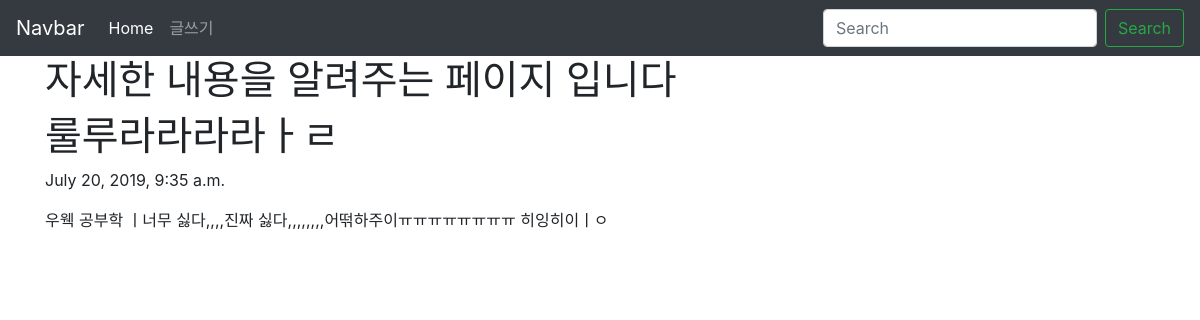
Page /blog/2 on the committed database.
### blog/models.py (models this page shows, shortened)
class Blog(models.Model):
    title=models.CharField(max_length=200)
    pub_date = models.DateTimeField('date published')
    body = models.TextField()

### blog/views.py (the view)
# urls.py: path('blog/<int:blog_id>',blog.views.detail,name="detail"),
def detail(request, blog_id):
    details = get_object_or_404(Blog, pk=blog_id)
    return render(request, 'detail.html',{'details':details})

### blog/templates/detail.html (shortened to what this page needs)
<head>
    <link rel="stylesheet" href="https://stackpath.bootstrapcdn.com/bootstrap/4.3.1/css/bootstrap.min.css"
>
</head>
<body>
    <nav class="navbar navbar-expand-lg navbar-dark bg-dark">
        <a class="navbar-brand" href="#">Navbar</a>
        <div class="collapse navbar-collapse" id="navbarSupportedContent">
            <ul class="navbar-nav mr-auto">
                <li class="nav-item active">
                    <a class="nav-link" href="{% url 'home' %}">Home <span class="sr-only">(current)</span></a>
                </li>
                <li class="nav-item">
                    <a class="nav-link" href="{% url 'new' %}">글쓰기</a>
                </li>
            </ul>
            <form class="form-inline my-2 my-lg-0">
                <input class="form-control mr-sm-2" type="search" placeholder="Search" aria-label="Search">
                <button class="btn btn-outline-success my-2 my-sm-0" type="submit">Search</button>
            </form>
        </div>
    </nav>
    <div class="container">
        <h1>자세한 내용을 알려주는 페이지 입니다</h1>
        <h1>{{details.title}}</h1>
        <p>{{details.pub_date}}</p>
        <p>{{details.body}}</p>
        <br></br>
    </div>
</body>

### rows in the picture
Blog: title "룰루라라라라ㅏㄹ", pub_date "July 20, 2019, 9:35 a.m.", body "우웩 공부학 ㅣ너무 싫다,,,,진짜 싫다,,,,,,,,어떢하주이ㅠㅠㅠㅠㅠㅠㅠㅠ 히잉히이ㅣㅇ"
